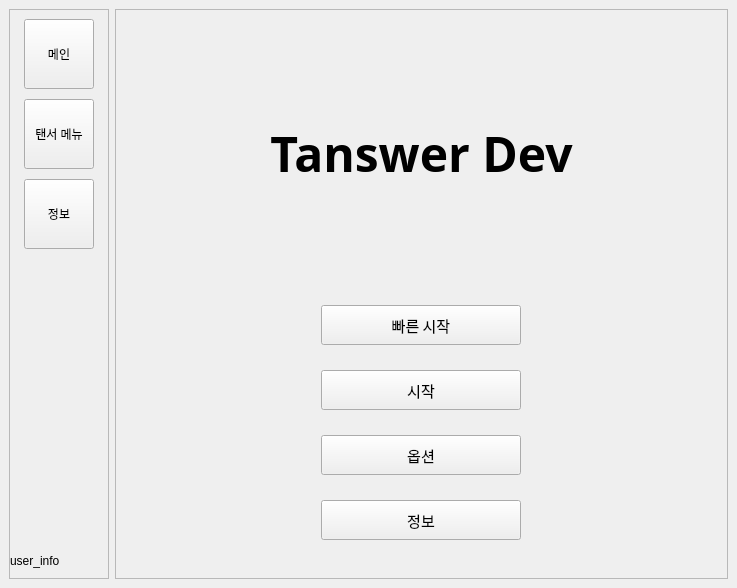
<?xml version="1.0" encoding="UTF-8"?>
<ui version="4.0">
 <class>MainPlate</class>
 <widget class="QMainWindow" name="MainPlate">
  <property name="geometry">
   <rect>
    <x>0</x>
    <y>0</y>
    <width>737</width>
    <height>588</height>
   </rect>
  </property>
  <property name="windowTitle">
   <string>MainWindow</string>
  </property>
  <widget class="QWidget" name="centralwidget">
   <layout class="QGridLayout" name="gridLayout_5">
    <item row="0" column="0">
     <layout class="QHBoxLayout" name="layout_main" stretch="0,0">
      <item>
       <widget class="QFrame" name="frame_side">
        <property name="sizePolicy">
         <sizepolicy hsizetype="Fixed" vsizetype="Preferred">
          <horstretch>0</horstretch>
          <verstretch>0</verstretch>
         </sizepolicy>
        </property>
        <property name="minimumSize">
         <size>
          <width>100</width>
          <height>0</height>
         </size>
        </property>
        <property name="maximumSize">
         <size>
          <width>100</width>
          <height>16777215</height>
         </size>
        </property>
        <property name="frameShape">
         <enum>QFrame::StyledPanel</enum>
        </property>
        <property name="frameShadow">
         <enum>QFrame::Sunken</enum>
        </property>
        <property name="lineWidth">
         <number>2</number>
        </property>
        <layout class="QVBoxLayout" name="verticalLayout">
         <property name="spacing">
          <number>10</number>
         </property>
         <property name="leftMargin">
          <number>0</number>
         </property>
         <property name="rightMargin">
          <number>0</number>
         </property>
         <property name="bottomMargin">
          <number>10</number>
         </property>
         <item>
          <layout class="QVBoxLayout" name="layout_side">
           <item alignment="Qt::AlignHCenter">
            <widget class="QPushButton" name="btn_side_1">
             <property name="minimumSize">
              <size>
               <width>70</width>
               <height>70</height>
              </size>
             </property>
             <property name="maximumSize">
              <size>
               <width>70</width>
               <height>70</height>
              </size>
             </property>
             <property name="text">
              <string>메인</string>
             </property>
            </widget>
           </item>
           <item alignment="Qt::AlignHCenter|Qt::AlignTop">
            <widget class="QPushButton" name="btn_side_2">
             <property name="minimumSize">
              <size>
               <width>70</width>
               <height>70</height>
              </size>
             </property>
             <property name="maximumSize">
              <size>
               <width>70</width>
               <height>70</height>
              </size>
             </property>
             <property name="text">
              <string>탠서 메뉴</string>
             </property>
            </widget>
           </item>
           <item alignment="Qt::AlignHCenter|Qt::AlignTop">
            <widget class="QPushButton" name="btn_side_3">
             <property name="minimumSize">
              <size>
               <width>70</width>
               <height>70</height>
              </size>
             </property>
             <property name="maximumSize">
              <size>
               <width>70</width>
               <height>70</height>
              </size>
             </property>
             <property name="text">
              <string>정보</string>
             </property>
            </widget>
           </item>
           <item>
            <spacer name="vspacer_side">
             <property name="orientation">
              <enum>Qt::Vertical</enum>
             </property>
             <property name="sizeHint" stdset="0">
              <size>
               <width>20</width>
               <height>40</height>
              </size>
             </property>
            </spacer>
           </item>
          </layout>
         </item>
         <item>
          <widget class="QLabel" name="lbl_side_user">
           <property name="text">
            <string>user_info</string>
           </property>
          </widget>
         </item>
        </layout>
       </widget>
      </item>
      <item>
       <widget class="QFrame" name="frame_front">
        <property name="frameShape">
         <enum>QFrame::StyledPanel</enum>
        </property>
        <property name="frameShadow">
         <enum>QFrame::Raised</enum>
        </property>
        <layout class="QVBoxLayout" name="verticalLayout_2">
         <item>
          <widget class="QStackedWidget" name="front">
           <property name="currentIndex">
            <number>0</number>
           </property>
           <widget class="QWidget" name="page_title">
            <layout class="QVBoxLayout" name="verticalLayout_4" stretch="3,0">
             <item>
              <widget class="QLabel" name="lbl_title">
               <property name="font">
                <font>
                 <family>Malgun Gothic</family>
                 <pointsize>36</pointsize>
                 <weight>75</weight>
                 <bold>true</bold>
                </font>
               </property>
               <property name="text">
                <string>Tanswer Dev</string>
               </property>
               <property name="alignment">
                <set>Qt::AlignCenter</set>
               </property>
              </widget>
             </item>
             <item alignment="Qt::AlignHCenter">
              <widget class="QFrame" name="frame_title_btns">
               <property name="sizePolicy">
                <sizepolicy hsizetype="MinimumExpanding" vsizetype="Preferred">
                 <horstretch>0</horstretch>
                 <verstretch>0</verstretch>
                </sizepolicy>
               </property>
               <property name="font">
                <font>
                 <family>Malgun Gothic</family>
                 <pointsize>11</pointsize>
                </font>
               </property>
               <property name="frameShape">
                <enum>QFrame::NoFrame</enum>
               </property>
               <property name="frameShadow">
                <enum>QFrame::Raised</enum>
               </property>
               <layout class="QVBoxLayout" name="verticalLayout_5">
                <property name="spacing">
                 <number>25</number>
                </property>
                <property name="leftMargin">
                 <number>20</number>
                </property>
                <property name="topMargin">
                 <number>20</number>
                </property>
                <property name="rightMargin">
                 <number>20</number>
                </property>
                <property name="bottomMargin">
                 <number>20</number>
                </property>
                <item>
                 <widget class="QPushButton" name="btn_title_btn1">
                  <property name="sizePolicy">
                   <sizepolicy hsizetype="Minimum" vsizetype="Minimum">
                    <horstretch>0</horstretch>
                    <verstretch>0</verstretch>
                   </sizepolicy>
                  </property>
                  <property name="minimumSize">
                   <size>
                    <width>200</width>
                    <height>40</height>
                   </size>
                  </property>
                  <property name="maximumSize">
                   <size>
                    <width>200</width>
                    <height>40</height>
                   </size>
                  </property>
                  <property name="text">
                   <string>빠른 시작</string>
                  </property>
                 </widget>
                </item>
                <item>
                 <widget class="QPushButton" name="btn_title_btn4">
                  <property name="sizePolicy">
                   <sizepolicy hsizetype="Minimum" vsizetype="Minimum">
                    <horstretch>0</horstretch>
                    <verstretch>0</verstretch>
                   </sizepolicy>
                  </property>
                  <property name="minimumSize">
                   <size>
                    <width>200</width>
                    <height>40</height>
                   </size>
                  </property>
                  <property name="maximumSize">
                   <size>
                    <width>200</width>
                    <height>40</height>
                   </size>
                  </property>
                  <property name="text">
                   <string>시작</string>
                  </property>
                 </widget>
                </item>
                <item>
                 <widget class="QPushButton" name="btn_title_btn2">
                  <property name="sizePolicy">
                   <sizepolicy hsizetype="Minimum" vsizetype="Minimum">
                    <horstretch>0</horstretch>
                    <verstretch>0</verstretch>
                   </sizepolicy>
                  </property>
                  <property name="minimumSize">
                   <size>
                    <width>200</width>
                    <height>40</height>
                   </size>
                  </property>
                  <property name="maximumSize">
                   <size>
                    <width>200</width>
                    <height>40</height>
                   </size>
                  </property>
                  <property name="text">
                   <string>옵션</string>
                  </property>
                 </widget>
                </item>
                <item>
                 <widget class="QPushButton" name="btn_title_btn3">
                  <property name="sizePolicy">
                   <sizepolicy hsizetype="Minimum" vsizetype="Minimum">
                    <horstretch>0</horstretch>
                    <verstretch>0</verstretch>
                   </sizepolicy>
                  </property>
                  <property name="minimumSize">
                   <size>
                    <width>200</width>
                    <height>40</height>
                   </size>
                  </property>
                  <property name="maximumSize">
                   <size>
                    <width>200</width>
                    <height>40</height>
                   </size>
                  </property>
                  <property name="text">
                   <string>정보</string>
                  </property>
                 </widget>
                </item>
               </layout>
              </widget>
             </item>
            </layout>
           </widget>
           <widget class="QWidget" name="page_faststart">
            <layout class="QVBoxLayout" name="verticalLayout_7" stretch="5,1,6">
             <item>
              <widget class="QLabel" name="lbl_faststart">
               <property name="font">
                <font>
                 <pointsize>30</pointsize>
                </font>
               </property>
               <property name="text">
                <string>빠른 시작</string>
               </property>
               <property name="alignment">
                <set>Qt::AlignCenter</set>
               </property>
              </widget>
             </item>
             <item>
              <widget class="QFrame" name="frame_filebrowse">
               <property name="sizePolicy">
                <sizepolicy hsizetype="Preferred" vsizetype="Maximum">
                 <horstretch>0</horstretch>
                 <verstretch>0</verstretch>
                </sizepolicy>
               </property>
               <property name="frameShape">
                <enum>QFrame::StyledPanel</enum>
               </property>
               <property name="frameShadow">
                <enum>QFrame::Raised</enum>
               </property>
               <layout class="QHBoxLayout" name="horizontalLayout" stretch="1">
                <item alignment="Qt::AlignLeft">
                 <widget class="QPushButton" name="btn_filebrowse">
                  <property name="text">
                   <string>파일 불러오기</string>
                  </property>
                 </widget>
                </item>
               </layout>
              </widget>
             </item>
             <item>
              <widget class="QFrame" name="frame_fs_fileinfo">
               <property name="enabled">
                <bool>true</bool>
               </property>
               <property name="sizePolicy">
                <sizepolicy hsizetype="Preferred" vsizetype="Minimum">
                 <horstretch>0</horstretch>
                 <verstretch>0</verstretch>
                </sizepolicy>
               </property>
               <property name="frameShape">
                <enum>QFrame::StyledPanel</enum>
               </property>
               <property name="frameShadow">
                <enum>QFrame::Sunken</enum>
               </property>
               <property name="lineWidth">
                <number>2</number>
               </property>
               <layout class="QGridLayout" name="gridLayout"/>
              </widget>
             </item>
            </layout>
           </widget>
           <widget class="QWidget" name="page_select">
            <layout class="QVBoxLayout" name="verticalLayout_6" stretch="6,6">
             <item>
              <widget class="QFrame" name="frame_select">
               <property name="frameShape">
                <enum>QFrame::StyledPanel</enum>
               </property>
               <property name="frameShadow">
                <enum>QFrame::Raised</enum>
               </property>
               <layout class="QVBoxLayout" name="verticalLayout_8">
                <item>
                 <widget class="QLabel" name="lbl_select">
                  <property name="text">
                   <string>저장된 파일 선택</string>
                  </property>
                 </widget>
                </item>
                <item>
                 <widget class="QListWidget" name="list_select"/>
                </item>
               </layout>
              </widget>
             </item>
             <item>
              <widget class="QFrame" name="frame_sl_fileinfo">
               <property name="enabled">
                <bool>false</bool>
               </property>
               <property name="sizePolicy">
                <sizepolicy hsizetype="Preferred" vsizetype="MinimumExpanding">
                 <horstretch>0</horstretch>
                 <verstretch>0</verstretch>
                </sizepolicy>
               </property>
               <property name="frameShape">
                <enum>QFrame::StyledPanel</enum>
               </property>
               <property name="frameShadow">
                <enum>QFrame::Sunken</enum>
               </property>
               <property name="lineWidth">
                <number>2</number>
               </property>
               <layout class="QGridLayout" name="gridLayout_2"/>
              </widget>
             </item>
            </layout>
           </widget>
           <widget class="QWidget" name="page_option"/>
           <widget class="QWidget" name="page_info">
            <layout class="QVBoxLayout" name="verticalLayout_3">
             <item alignment="Qt::AlignTop">
              <widget class="QFrame" name="frame_info_version">
               <property name="frameShape">
                <enum>QFrame::StyledPanel</enum>
               </property>
               <property name="frameShadow">
                <enum>QFrame::Raised</enum>
               </property>
               <layout class="QGridLayout" name="gridLayout_3" columnstretch="1,0">
                <property name="topMargin">
                 <number>16</number>
                </property>
                <item row="0" column="0">
                 <widget class="QLabel" name="lbl_info_version_name">
                  <property name="text">
                   <string>Tanswer Dev</string>
                  </property>
                 </widget>
                </item>
                <item row="0" column="1">
                 <widget class="QLabel" name="lbl_info_version_version">
                  <property name="text">
                   <string>version</string>
                  </property>
                  <property name="alignment">
                   <set>Qt::AlignRight|Qt::AlignTrailing|Qt::AlignVCenter</set>
                  </property>
                 </widget>
                </item>
                <item row="1" column="1">
                 <widget class="QLabel" name="lbl_info_version_by">
                  <property name="text">
                   <string>by yenru0604@gmail.com</string>
                  </property>
                  <property name="alignment">
                   <set>Qt::AlignRight|Qt::AlignTrailing|Qt::AlignVCenter</set>
                  </property>
                 </widget>
                </item>
               </layout>
              </widget>
             </item>
            </layout>
           </widget>
           <widget class="QWidget" name="page_tanswering">
            <layout class="QVBoxLayout" name="verticalLayout_9">
             <item>
              <layout class="QHBoxLayout" name="layout_tanswering_info">
               <property name="leftMargin">
                <number>5</number>
               </property>
               <property name="topMargin">
                <number>9</number>
               </property>
               <property name="rightMargin">
                <number>3</number>
               </property>
               <property name="bottomMargin">
                <number>5</number>
               </property>
               <item>
                <widget class="QLabel" name="lbl_tanswering_name">
                 <property name="text">
                  <string>&lt;name&gt;</string>
                 </property>
                </widget>
               </item>
               <item>
                <widget class="QLabel" name="lbl_tanswering_vec">
                 <property name="text">
                  <string>TextLabel</string>
                 </property>
                 <property name="alignment">
                  <set>Qt::AlignRight|Qt::AlignTrailing|Qt::AlignVCenter</set>
                 </property>
                </widget>
               </item>
              </layout>
             </item>
             <item>
              <widget class="QTextBrowser" name="text_tanswering_view"/>
             </item>
             <item>
              <widget class="QFrame" name="frame_tanswering_input">
               <property name="frameShape">
                <enum>QFrame::StyledPanel</enum>
               </property>
               <property name="frameShadow">
                <enum>QFrame::Raised</enum>
               </property>
               <layout class="QHBoxLayout" name="horizontalLayout_3">
                <property name="leftMargin">
                 <number>1</number>
                </property>
                <property name="rightMargin">
                 <number>1</number>
                </property>
                <item>
                 <widget class="QLineEdit" name="ledit_tanswering_input">
                  <property name="minimumSize">
                   <size>
                    <width>0</width>
                    <height>30</height>
                   </size>
                  </property>
                  <property name="text">
                   <string>$input</string>
                  </property>
                 </widget>
                </item>
                <item>
                 <widget class="QPushButton" name="btn_tanswering_input">
                  <property name="minimumSize">
                   <size>
                    <width>100</width>
                    <height>30</height>
                   </size>
                  </property>
                  <property name="text">
                   <string>입력</string>
                  </property>
                 </widget>
                </item>
               </layout>
              </widget>
             </item>
             <item>
              <widget class="QProgressBar" name="progress_tanswering">
               <property name="value">
                <number>24</number>
               </property>
              </widget>
             </item>
            </layout>
           </widget>
           <widget class="QWidget" name="page_tanswermenu">
            <layout class="QGridLayout" name="gridLayout_4" columnstretch="1,10">
             <property name="horizontalSpacing">
              <number>24</number>
             </property>
             <property name="verticalSpacing">
              <number>9</number>
             </property>
             <item row="0" column="0">
              <widget class="QLabel" name="lbl_tanswermenu_wil">
               <property name="text">
                <string>개수</string>
               </property>
              </widget>
             </item>
             <item row="0" column="1">
              <widget class="QSpinBox" name="spbox_tanswermenu_wil"/>
             </item>
             <item row="1" column="0">
              <widget class="QLabel" name="lbl_tanswermenu_weight">
               <property name="text">
                <string>가중</string>
               </property>
              </widget>
             </item>
             <item row="1" column="1">
              <widget class="QFrame" name="frame_tanswermenu_weight">
               <property name="frameShape">
                <enum>QFrame::StyledPanel</enum>
               </property>
               <property name="frameShadow">
                <enum>QFrame::Raised</enum>
               </property>
               <layout class="QHBoxLayout" name="horizontalLayout_4">
                <item alignment="Qt::AlignLeft">
                 <widget class="QPushButton" name="btn_tanswermenu_weight_browse">
                  <property name="text">
                   <string>가중치 검색</string>
                  </property>
                 </widget>
                </item>
                <item>
                 <widget class="QLabel" name="lbl_tanswermenu_weight_browse">
                  <property name="sizePolicy">
                   <sizepolicy hsizetype="Expanding" vsizetype="Preferred">
                    <horstretch>0</horstretch>
                    <verstretch>0</verstretch>
                   </sizepolicy>
                  </property>
                  <property name="text">
                   <string>파일이 없습니다.</string>
                  </property>
                 </widget>
                </item>
               </layout>
              </widget>
             </item>
             <item row="2" column="1">
              <spacer name="vspacer_tanswermenu">
               <property name="orientation">
                <enum>Qt::Vertical</enum>
               </property>
               <property name="sizeHint" stdset="0">
                <size>
                 <width>20</width>
                 <height>40</height>
                </size>
               </property>
              </spacer>
             </item>
             <item row="3" column="1">
              <widget class="QPushButton" name="btn_tanswermenu_execute">
               <property name="sizePolicy">
                <sizepolicy hsizetype="Ignored" vsizetype="Fixed">
                 <horstretch>0</horstretch>
                 <verstretch>0</verstretch>
                </sizepolicy>
               </property>
               <property name="minimumSize">
                <size>
                 <width>150</width>
                 <height>25</height>
                </size>
               </property>
               <property name="maximumSize">
                <size>
                 <width>150</width>
                 <height>25</height>
                </size>
               </property>
               <property name="layoutDirection">
                <enum>Qt::RightToLeft</enum>
               </property>
               <property name="text">
                <string>실행</string>
               </property>
              </widget>
             </item>
            </layout>
           </widget>
           <widget class="QWidget" name="page_result">
            <layout class="QGridLayout" name="gridLayout_6">
             <item row="0" column="0">
              <widget class="QLabel" name="lbl_result">
               <property name="text">
                <string>TextLabel</string>
               </property>
               <property name="alignment">
                <set>Qt::AlignLeading|Qt::AlignLeft|Qt::AlignTop</set>
               </property>
               <property name="wordWrap">
                <bool>true</bool>
               </property>
              </widget>
             </item>
            </layout>
           </widget>
          </widget>
         </item>
        </layout>
       </widget>
      </item>
     </layout>
    </item>
   </layout>
  </widget>
 </widget>
 <resources/>
 <connections/>
</ui>
